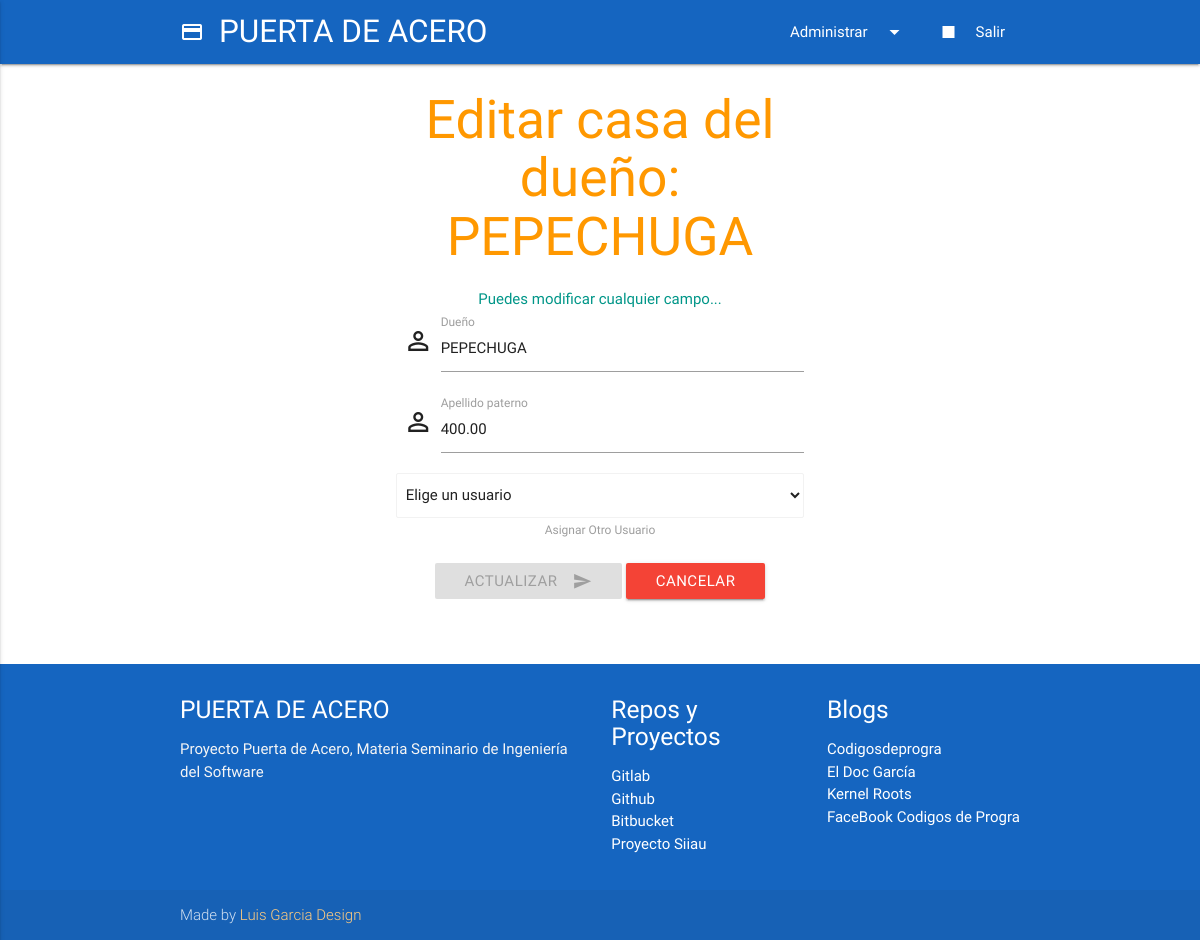
The app's page /casa_editar?id=3 (signed in), older data.
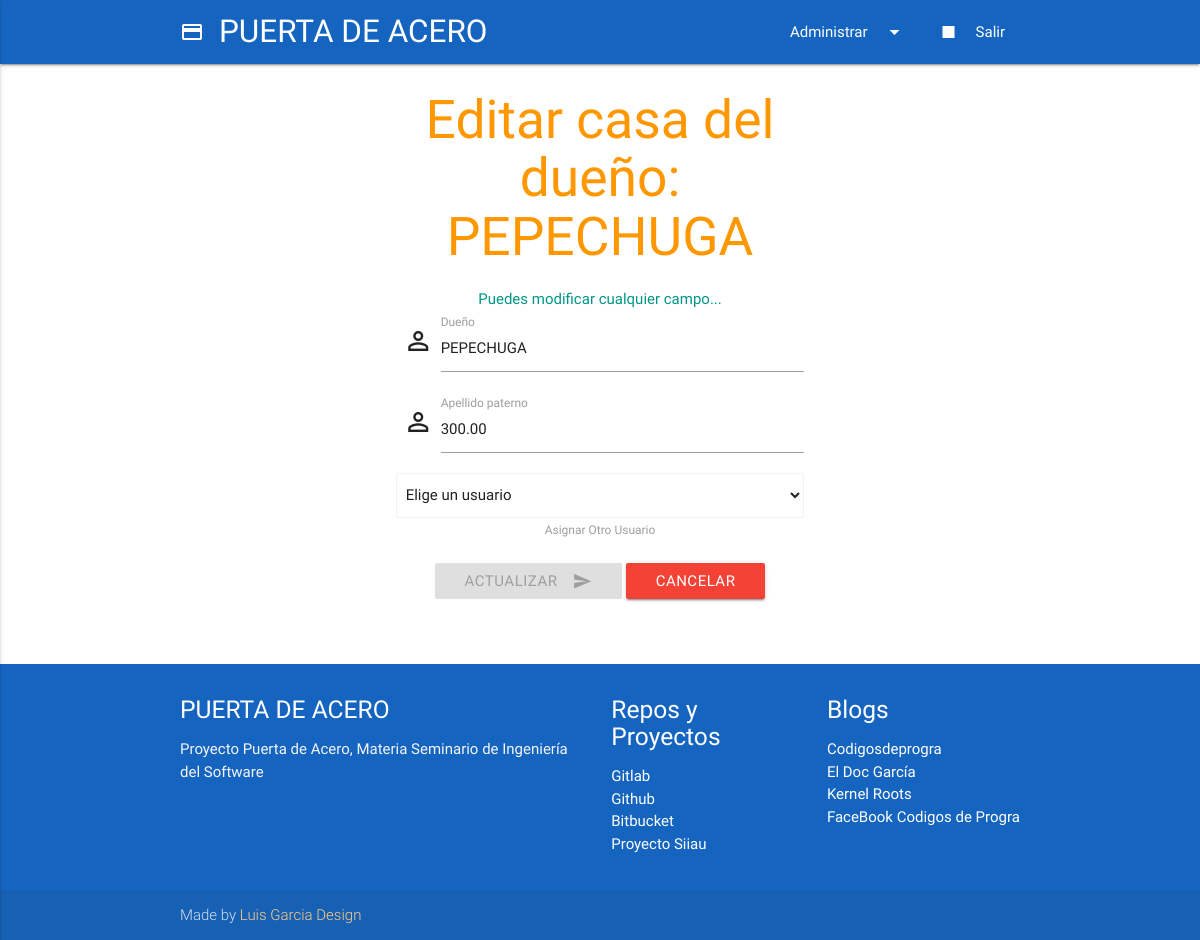
The same page, newer data.
### tables this page shows
CREATE TABLE `casas` (
  `id` int(11) NOT NULL,
  `dueno` varchar(45) NOT NULL,
  `adeudo` decimal(10,2) NOT NULL,
  `usuario_id` int(11) NOT NULL
);

### casa_editar.php (the view, shortened to what this page needs)
<?php
include('config/conexion.php');
include ('include/header.php');
$id_recibido = htmlspecialchars( mysqli_real_escape_string($enlace, $_GET['id']) );
$query = "SELECT * FROM casas WHERE id = ".$id_recibido;
$resultado = mysqli_query($enlace, $query);
$casa = $resultado->fetch_object();
?>
    <div class="container">
	    <div class="row">
        <?php if(isset($_SESSION['usuario'])) {
					if($_SESSION['tipo'] === "Administrador") { ?>
			<div class="col s3">
			</div>
			<div class="col 16 s6 center">
				<h2 class="header orange-text">Editar casa del dueño: <?php if(isset($casa->dueno)) echo $casa->dueno; ?></h2>
				<p class="teal-text">Puedes modificar cualquier campo...</p>
				<form action="" method="POST">
					<div class="input-field">
					  <i class="material-icons prefix">perm_identity</i>
					  <input type="text" name="Dueno" id="Dueno" class="validate" value="<?php if(isset($casa->dueno)) echo $casa->dueno; ?>" required>
					  <label for="Dueno" data-error="Error" data-success="Correcto">Dueño</label>
					</div>
					<div class="input-field">
					  <i class="material-icons prefix">perm_identity</i>
					  <input type="text" name="Adeudo" id="Adeudo" class="validate" value="<?php if(isset($casa->adeudo)) echo $casa->adeudo; ?>" required>
					  <label for="Adeudo" data-error="Error" data-success="Correcto">Apellido paterno</label>
					</div>
					<select class="browser-default" name="Usuario" id="Usuario">
						<option value="0" disabled selected>Elige un usuario</option>
				    </select>
				    <label>Asignar Otro Usuario</label>
					<br>
					<br>
					<button class="btn waves-effect waves-light" type="submit" disabled id="actualizador" name="actualizador">Actualizar
						<i class="material-icons right">send</i>
					</button>
					<a href="ver_casas" class="btn waves-effect waves-light red" role="button">Cancelar</a>
					<br>
				</form>
			</div>
			<div class="col s3">
			</div>
		<?php 	}else{
					echo '<div class="card red center">
							<div class="card-content white-text">
		    					<p>ERROR NO tienes los permisos necesarios...</p>
		  					</div>
						</div>';
				}
		}else{
			echo '<div class="card red lighten-5 center">
					<div class="card-content red-text">
    					<p>Error, inicia session...</p>
  					</div>
				</div>';
		} ?>
      </div>
    </div>
<?php include('include/footer.php') ?>

### include/header.php (shortened to what this page needs)
<!DOCTYPE html>
<html lang="en">
<head>
  <link href="css/materialize.min.css" type="text/css" rel="stylesheet" media="screen,projection"/>
  <link href="css/style.css" type="text/css" rel="stylesheet" media="screen,projection"/>
</head>
<body>
<div class="navbar">
  <nav class="blue darken-3" role="navigation">
    <div class="nav-wrapper container"><a id="logo-container" href="index" class="brand-logo"><i class="material-icons">payment</i>PUERTA DE ACERO</a>
      <?php if(isset($_SESSION['usuario'])){ ?>
        <ul class="right hide-on-med-and-down">
          <li><a class="dropdown-button" href="#!" data-activates="dropdown1">Administrar<i class="material-icons right">arrow_drop_down</i></a></li>
          <li><a href="salir"><i class="material-icons left">stop</i>Salir</a></li>
        </ul>
      <?php } ?>
    </div>
  </nav>
</div>

### include/footer.php
<br>
<br>
  <footer class="page-footer blue darken-3">
    <div class="container">
      <div class="row">
        <div class="col l6 s12">
          <h5 class="white-text">PUERTA DE ACERO</h5>
          <p class="grey-text text-lighten-4">
            Proyecto Puerta de Acero, Materia Seminario de Ingeniería del Software
          </p>
        </div>
        <div class="col l3 s12">
          <h5 class="white-text">Repos y Proyectos</h5>
          <ul>
            <li><a class="white-text" href="https://www.gitlab.com/kernelroots" target="_blank">Gitlab</a></li>
            <li><a class="white-text" href="https://github.com/kernelroots" target="_blank">Github</a></li>
            <li><a class="white-text" href="https://bitbucket.org/kernelroots/" target="_blank">Bitbucket</a></li>
            <li><a class="white-text" href="http://webspruebas.hol.es/" target="_blank">Proyecto Siiau</a></li>
          </ul>
        </div>
        <div class="col l3 s12">
          <h5 class="white-text">Blogs</h5>
          <ul>
            <li><a class="white-text" href="http://www.codigosdeprogra.com/" target="_blank">Codigosdeprogra</a></li>
            <li><a class="white-text" href="https://eldocgarcia.blogspot.com/" target="_blank">El Doc García</a></li>
            <li><a class="white-text" href="https://kernelroots.blogspot.com/" target="_blank">Kernel Roots</a></li>
            <li><a class="white-text" href="https://www.facebook.com/codigosdeprogra/" target="_blank">FaceBook Codigos de Progra</a></li>
          </ul>
        </div>
      </div>
    </div>
    <div class="footer-copyright">
      <div class="container">
      Made by <a class="orange-text text-lighten-3" target="_blank" href="https://eldocgarcia.blogspot.com/">Luis Garcia Design</a>
      </div>
    </div>
  </footer>
  </body>
</html>

Row changes from the older to the newer data that the page shows:
changed casas "PEPECHUGA": Adeudo "400.00" → "300.00"
